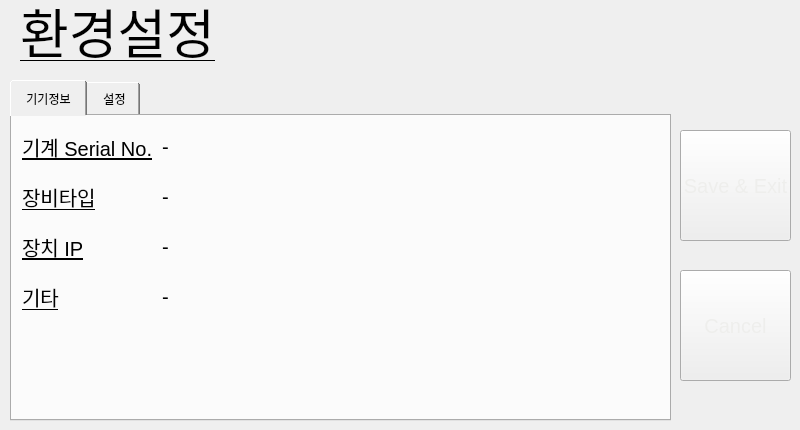
<?xml version="1.0" encoding="UTF-8"?>
<ui version="4.0">
 <class>page_setting</class>
 <widget class="QWidget" name="page_setting">
  <property name="geometry">
   <rect>
    <x>0</x>
    <y>0</y>
    <width>800</width>
    <height>430</height>
   </rect>
  </property>
  <property name="windowTitle">
   <string>Form</string>
  </property>
  <widget class="QPushButton" name="btn_country_19">
   <property name="geometry">
    <rect>
     <x>197</x>
     <y>579</y>
     <width>72</width>
     <height>48</height>
    </rect>
   </property>
   <property name="text">
    <string/>
   </property>
   <property name="icon">
    <iconset>
     <normaloff>:/new/prefix1/image/countryFlag/korea.PNG</normaloff>:/new/prefix1/image/countryFlag/korea.PNG</iconset>
   </property>
   <property name="iconSize">
    <size>
     <width>60</width>
     <height>40</height>
    </size>
   </property>
   <property name="checkable">
    <bool>true</bool>
   </property>
  </widget>
  <widget class="QPushButton" name="btn_country_20">
   <property name="geometry">
    <rect>
     <x>275</x>
     <y>579</y>
     <width>72</width>
     <height>48</height>
    </rect>
   </property>
   <property name="text">
    <string/>
   </property>
   <property name="icon">
    <iconset>
     <normaloff>:/new/prefix1/image/countryFlag/korea.PNG</normaloff>:/new/prefix1/image/countryFlag/korea.PNG</iconset>
   </property>
   <property name="iconSize">
    <size>
     <width>60</width>
     <height>40</height>
    </size>
   </property>
   <property name="checkable">
    <bool>true</bool>
   </property>
  </widget>
  <widget class="QPushButton" name="btn_country_21">
   <property name="geometry">
    <rect>
     <x>353</x>
     <y>579</y>
     <width>72</width>
     <height>48</height>
    </rect>
   </property>
   <property name="text">
    <string/>
   </property>
   <property name="icon">
    <iconset>
     <normaloff>:/new/prefix1/image/countryFlag/korea.PNG</normaloff>:/new/prefix1/image/countryFlag/korea.PNG</iconset>
   </property>
   <property name="iconSize">
    <size>
     <width>60</width>
     <height>40</height>
    </size>
   </property>
   <property name="checkable">
    <bool>true</bool>
   </property>
  </widget>
  <widget class="QPushButton" name="btn_country_22">
   <property name="geometry">
    <rect>
     <x>431</x>
     <y>579</y>
     <width>72</width>
     <height>48</height>
    </rect>
   </property>
   <property name="text">
    <string/>
   </property>
   <property name="icon">
    <iconset>
     <normaloff>:/new/prefix1/image/countryFlag/korea.PNG</normaloff>:/new/prefix1/image/countryFlag/korea.PNG</iconset>
   </property>
   <property name="iconSize">
    <size>
     <width>60</width>
     <height>40</height>
    </size>
   </property>
   <property name="checkable">
    <bool>true</bool>
   </property>
  </widget>
  <widget class="QPushButton" name="btn_country_23">
   <property name="geometry">
    <rect>
     <x>509</x>
     <y>579</y>
     <width>72</width>
     <height>48</height>
    </rect>
   </property>
   <property name="text">
    <string/>
   </property>
   <property name="icon">
    <iconset>
     <normaloff>:/new/prefix1/image/countryFlag/korea.PNG</normaloff>:/new/prefix1/image/countryFlag/korea.PNG</iconset>
   </property>
   <property name="iconSize">
    <size>
     <width>60</width>
     <height>40</height>
    </size>
   </property>
   <property name="checkable">
    <bool>true</bool>
   </property>
  </widget>
  <widget class="QPushButton" name="btn_country_24">
   <property name="geometry">
    <rect>
     <x>587</x>
     <y>579</y>
     <width>72</width>
     <height>48</height>
    </rect>
   </property>
   <property name="text">
    <string/>
   </property>
   <property name="icon">
    <iconset>
     <normaloff>:/new/prefix1/image/countryFlag/korea.PNG</normaloff>:/new/prefix1/image/countryFlag/korea.PNG</iconset>
   </property>
   <property name="iconSize">
    <size>
     <width>60</width>
     <height>40</height>
    </size>
   </property>
   <property name="checkable">
    <bool>true</bool>
   </property>
  </widget>
  <widget class="QPushButton" name="btn_country_25">
   <property name="geometry">
    <rect>
     <x>41</x>
     <y>633</y>
     <width>72</width>
     <height>48</height>
    </rect>
   </property>
   <property name="text">
    <string/>
   </property>
   <property name="icon">
    <iconset>
     <normaloff>:/new/prefix1/image/countryFlag/korea.PNG</normaloff>:/new/prefix1/image/countryFlag/korea.PNG</iconset>
   </property>
   <property name="iconSize">
    <size>
     <width>60</width>
     <height>40</height>
    </size>
   </property>
   <property name="checkable">
    <bool>true</bool>
   </property>
  </widget>
  <widget class="QPushButton" name="btn_country_26">
   <property name="geometry">
    <rect>
     <x>119</x>
     <y>633</y>
     <width>72</width>
     <height>48</height>
    </rect>
   </property>
   <property name="text">
    <string/>
   </property>
   <property name="icon">
    <iconset>
     <normaloff>:/new/prefix1/image/countryFlag/korea.PNG</normaloff>:/new/prefix1/image/countryFlag/korea.PNG</iconset>
   </property>
   <property name="iconSize">
    <size>
     <width>60</width>
     <height>40</height>
    </size>
   </property>
   <property name="checkable">
    <bool>true</bool>
   </property>
  </widget>
  <widget class="QPushButton" name="btn_country_27">
   <property name="geometry">
    <rect>
     <x>197</x>
     <y>633</y>
     <width>72</width>
     <height>48</height>
    </rect>
   </property>
   <property name="text">
    <string/>
   </property>
   <property name="icon">
    <iconset>
     <normaloff>:/new/prefix1/image/countryFlag/korea.PNG</normaloff>:/new/prefix1/image/countryFlag/korea.PNG</iconset>
   </property>
   <property name="iconSize">
    <size>
     <width>60</width>
     <height>40</height>
    </size>
   </property>
   <property name="checkable">
    <bool>true</bool>
   </property>
  </widget>
  <widget class="QListWidget" name="listWidget">
   <property name="geometry">
    <rect>
     <x>390</x>
     <y>500</y>
     <width>341</width>
     <height>151</height>
    </rect>
   </property>
   <property name="styleSheet">
    <string notr="true">QScrollBar:vertical {              
        border: 1px solid #999999;   
    background:white;
        width:30px;    
        margin: 0px 0px 0px 0px;
    }

    QScrollBar::handle:vertical {
        background: qlineargradient(x1:0, y1:0, x2:1, y2:0,
        stop: 0 rgb(32, 47, 130), stop: 0.5 rgb(32, 47, 130), stop:1 rgb(32, 47, 130));
        min-height: 0px;
    }
    QScrollBar::add-line:vertical {
        background: qlineargradient(x1:0, y1:0, x2:1, y2:0,
        stop: 0 rgb(32, 47, 130), stop: 0.5 rgb(32, 47, 130),  stop:1 rgb(32, 47, 130));
        height: 0px;
        subcontrol-position: bottom;
        subcontrol-origin: margin;
    }
    QScrollBar::sub-line:vertical {
        background: qlineargradient(x1:0, y1:0, x2:1, y2:0,
        stop: 0  rgb(32, 47, 130), stop: 0.5 rgb(32, 47, 130),  stop:1 rgb(32, 47, 130));
        height: 0 px;
        subcontrol-position: top;
        subcontrol-origin: margin;
    }
</string>
   </property>
   <property name="spacing">
    <number>30</number>
   </property>
   <property name="viewMode">
    <enum>QListView::IconMode</enum>
   </property>
  </widget>
  <widget class="QPushButton" name="btn_saveexit">
   <property name="geometry">
    <rect>
     <x>680</x>
     <y>130</y>
     <width>111</width>
     <height>111</height>
    </rect>
   </property>
   <property name="font">
    <font>
     <pointsize>15</pointsize>
    </font>
   </property>
   <property name="focusPolicy">
    <enum>Qt::NoFocus</enum>
   </property>
   <property name="styleSheet">
    <string notr="true">border-image: url(:/image/base7.png);
color: rgb(238, 238, 236);</string>
   </property>
   <property name="text">
    <string>Save &amp;&amp; Exit</string>
   </property>
  </widget>
  <widget class="QPushButton" name="btn_cancelsetting">
   <property name="geometry">
    <rect>
     <x>680</x>
     <y>270</y>
     <width>111</width>
     <height>111</height>
    </rect>
   </property>
   <property name="font">
    <font>
     <pointsize>15</pointsize>
    </font>
   </property>
   <property name="focusPolicy">
    <enum>Qt::NoFocus</enum>
   </property>
   <property name="styleSheet">
    <string notr="true">border-image: url(:/image/base7.png);
color: rgb(238, 238, 236);</string>
   </property>
   <property name="text">
    <string>Cancel</string>
   </property>
  </widget>
  <widget class="QPushButton" name="btn_country_2">
   <property name="geometry">
    <rect>
     <x>119</x>
     <y>471</y>
     <width>72</width>
     <height>48</height>
    </rect>
   </property>
   <property name="text">
    <string/>
   </property>
   <property name="icon">
    <iconset resource="image.qrc">
     <normaloff>:/image/countryFlag/colombia.PNG</normaloff>:/image/countryFlag/colombia.PNG</iconset>
   </property>
   <property name="iconSize">
    <size>
     <width>60</width>
     <height>40</height>
    </size>
   </property>
   <property name="checkable">
    <bool>true</bool>
   </property>
  </widget>
  <widget class="QPushButton" name="btn_country_15">
   <property name="geometry">
    <rect>
     <x>509</x>
     <y>525</y>
     <width>72</width>
     <height>48</height>
    </rect>
   </property>
   <property name="text">
    <string/>
   </property>
   <property name="icon">
    <iconset>
     <normaloff>:/new/prefix1/image/countryFlag/korea.PNG</normaloff>:/new/prefix1/image/countryFlag/korea.PNG</iconset>
   </property>
   <property name="iconSize">
    <size>
     <width>60</width>
     <height>40</height>
    </size>
   </property>
   <property name="checkable">
    <bool>true</bool>
   </property>
  </widget>
  <widget class="QPushButton" name="btn_country_10">
   <property name="geometry">
    <rect>
     <x>119</x>
     <y>525</y>
     <width>72</width>
     <height>48</height>
    </rect>
   </property>
   <property name="text">
    <string/>
   </property>
   <property name="icon">
    <iconset>
     <normaloff>:/new/prefix1/image/countryFlag/korea.PNG</normaloff>:/new/prefix1/image/countryFlag/korea.PNG</iconset>
   </property>
   <property name="iconSize">
    <size>
     <width>60</width>
     <height>40</height>
    </size>
   </property>
   <property name="checkable">
    <bool>true</bool>
   </property>
  </widget>
  <widget class="QPushButton" name="btn_country_3">
   <property name="geometry">
    <rect>
     <x>197</x>
     <y>471</y>
     <width>72</width>
     <height>48</height>
    </rect>
   </property>
   <property name="text">
    <string/>
   </property>
   <property name="icon">
    <iconset>
     <normaloff>:/new/prefix1/image/countryFlag/korea.PNG</normaloff>:/new/prefix1/image/countryFlag/korea.PNG</iconset>
   </property>
   <property name="iconSize">
    <size>
     <width>60</width>
     <height>40</height>
    </size>
   </property>
   <property name="checkable">
    <bool>true</bool>
   </property>
  </widget>
  <widget class="QPushButton" name="btn_country_7">
   <property name="geometry">
    <rect>
     <x>509</x>
     <y>471</y>
     <width>72</width>
     <height>48</height>
    </rect>
   </property>
   <property name="text">
    <string/>
   </property>
   <property name="icon">
    <iconset>
     <normaloff>:/new/prefix1/image/countryFlag/korea.PNG</normaloff>:/new/prefix1/image/countryFlag/korea.PNG</iconset>
   </property>
   <property name="iconSize">
    <size>
     <width>60</width>
     <height>40</height>
    </size>
   </property>
   <property name="checkable">
    <bool>true</bool>
   </property>
  </widget>
  <widget class="QPushButton" name="btn_country_5">
   <property name="geometry">
    <rect>
     <x>353</x>
     <y>471</y>
     <width>72</width>
     <height>48</height>
    </rect>
   </property>
   <property name="text">
    <string/>
   </property>
   <property name="icon">
    <iconset>
     <normaloff>:/new/prefix1/image/countryFlag/korea.PNG</normaloff>:/new/prefix1/image/countryFlag/korea.PNG</iconset>
   </property>
   <property name="iconSize">
    <size>
     <width>60</width>
     <height>40</height>
    </size>
   </property>
   <property name="checkable">
    <bool>true</bool>
   </property>
  </widget>
  <widget class="QPushButton" name="btn_country_1">
   <property name="geometry">
    <rect>
     <x>41</x>
     <y>471</y>
     <width>72</width>
     <height>48</height>
    </rect>
   </property>
   <property name="text">
    <string/>
   </property>
   <property name="icon">
    <iconset resource="image.qrc">
     <normaloff>:/image/countryFlag/korea.PNG</normaloff>:/image/countryFlag/korea.PNG</iconset>
   </property>
   <property name="iconSize">
    <size>
     <width>60</width>
     <height>40</height>
    </size>
   </property>
   <property name="checkable">
    <bool>true</bool>
   </property>
  </widget>
  <widget class="QPushButton" name="btn_country_6">
   <property name="geometry">
    <rect>
     <x>431</x>
     <y>471</y>
     <width>72</width>
     <height>48</height>
    </rect>
   </property>
   <property name="text">
    <string/>
   </property>
   <property name="icon">
    <iconset>
     <normaloff>:/new/prefix1/image/countryFlag/korea.PNG</normaloff>:/new/prefix1/image/countryFlag/korea.PNG</iconset>
   </property>
   <property name="iconSize">
    <size>
     <width>60</width>
     <height>40</height>
    </size>
   </property>
   <property name="checkable">
    <bool>true</bool>
   </property>
  </widget>
  <widget class="QPushButton" name="btn_country_12">
   <property name="geometry">
    <rect>
     <x>275</x>
     <y>525</y>
     <width>72</width>
     <height>48</height>
    </rect>
   </property>
   <property name="text">
    <string/>
   </property>
   <property name="icon">
    <iconset>
     <normaloff>:/new/prefix1/image/countryFlag/korea.PNG</normaloff>:/new/prefix1/image/countryFlag/korea.PNG</iconset>
   </property>
   <property name="iconSize">
    <size>
     <width>60</width>
     <height>40</height>
    </size>
   </property>
   <property name="checkable">
    <bool>true</bool>
   </property>
  </widget>
  <widget class="QPushButton" name="btn_country_18">
   <property name="geometry">
    <rect>
     <x>119</x>
     <y>579</y>
     <width>72</width>
     <height>48</height>
    </rect>
   </property>
   <property name="text">
    <string/>
   </property>
   <property name="icon">
    <iconset>
     <normaloff>:/new/prefix1/image/countryFlag/korea.PNG</normaloff>:/new/prefix1/image/countryFlag/korea.PNG</iconset>
   </property>
   <property name="iconSize">
    <size>
     <width>60</width>
     <height>40</height>
    </size>
   </property>
   <property name="checkable">
    <bool>true</bool>
   </property>
  </widget>
  <widget class="QPushButton" name="btn_country_13">
   <property name="geometry">
    <rect>
     <x>353</x>
     <y>525</y>
     <width>72</width>
     <height>48</height>
    </rect>
   </property>
   <property name="text">
    <string/>
   </property>
   <property name="icon">
    <iconset>
     <normaloff>:/new/prefix1/image/countryFlag/korea.PNG</normaloff>:/new/prefix1/image/countryFlag/korea.PNG</iconset>
   </property>
   <property name="iconSize">
    <size>
     <width>60</width>
     <height>40</height>
    </size>
   </property>
   <property name="checkable">
    <bool>true</bool>
   </property>
  </widget>
  <widget class="QPushButton" name="btn_country_14">
   <property name="geometry">
    <rect>
     <x>431</x>
     <y>525</y>
     <width>72</width>
     <height>48</height>
    </rect>
   </property>
   <property name="text">
    <string/>
   </property>
   <property name="icon">
    <iconset>
     <normaloff>:/new/prefix1/image/countryFlag/korea.PNG</normaloff>:/new/prefix1/image/countryFlag/korea.PNG</iconset>
   </property>
   <property name="iconSize">
    <size>
     <width>60</width>
     <height>40</height>
    </size>
   </property>
   <property name="checkable">
    <bool>true</bool>
   </property>
  </widget>
  <widget class="QPushButton" name="btn_country_8">
   <property name="geometry">
    <rect>
     <x>587</x>
     <y>471</y>
     <width>72</width>
     <height>48</height>
    </rect>
   </property>
   <property name="text">
    <string/>
   </property>
   <property name="icon">
    <iconset>
     <normaloff>:/new/prefix1/image/countryFlag/korea.PNG</normaloff>:/new/prefix1/image/countryFlag/korea.PNG</iconset>
   </property>
   <property name="iconSize">
    <size>
     <width>60</width>
     <height>40</height>
    </size>
   </property>
   <property name="checkable">
    <bool>true</bool>
   </property>
  </widget>
  <widget class="QPushButton" name="btn_country_16">
   <property name="geometry">
    <rect>
     <x>587</x>
     <y>525</y>
     <width>72</width>
     <height>48</height>
    </rect>
   </property>
   <property name="text">
    <string/>
   </property>
   <property name="icon">
    <iconset>
     <normaloff>:/new/prefix1/image/countryFlag/korea.PNG</normaloff>:/new/prefix1/image/countryFlag/korea.PNG</iconset>
   </property>
   <property name="iconSize">
    <size>
     <width>60</width>
     <height>40</height>
    </size>
   </property>
   <property name="checkable">
    <bool>true</bool>
   </property>
  </widget>
  <widget class="QPushButton" name="btn_country_11">
   <property name="geometry">
    <rect>
     <x>197</x>
     <y>525</y>
     <width>72</width>
     <height>48</height>
    </rect>
   </property>
   <property name="text">
    <string/>
   </property>
   <property name="icon">
    <iconset>
     <normaloff>:/new/prefix1/image/countryFlag/korea.PNG</normaloff>:/new/prefix1/image/countryFlag/korea.PNG</iconset>
   </property>
   <property name="iconSize">
    <size>
     <width>60</width>
     <height>40</height>
    </size>
   </property>
   <property name="checkable">
    <bool>true</bool>
   </property>
  </widget>
  <widget class="QPushButton" name="btn_country_9">
   <property name="geometry">
    <rect>
     <x>41</x>
     <y>525</y>
     <width>72</width>
     <height>48</height>
    </rect>
   </property>
   <property name="text">
    <string/>
   </property>
   <property name="icon">
    <iconset>
     <normaloff>:/new/prefix1/image/countryFlag/korea.PNG</normaloff>:/new/prefix1/image/countryFlag/korea.PNG</iconset>
   </property>
   <property name="iconSize">
    <size>
     <width>60</width>
     <height>40</height>
    </size>
   </property>
   <property name="checkable">
    <bool>true</bool>
   </property>
  </widget>
  <widget class="QPushButton" name="btn_country_17">
   <property name="geometry">
    <rect>
     <x>41</x>
     <y>579</y>
     <width>72</width>
     <height>48</height>
    </rect>
   </property>
   <property name="text">
    <string/>
   </property>
   <property name="icon">
    <iconset>
     <normaloff>:/new/prefix1/image/countryFlag/korea.PNG</normaloff>:/new/prefix1/image/countryFlag/korea.PNG</iconset>
   </property>
   <property name="iconSize">
    <size>
     <width>60</width>
     <height>40</height>
    </size>
   </property>
   <property name="checkable">
    <bool>true</bool>
   </property>
  </widget>
  <widget class="QPushButton" name="btn_country_4">
   <property name="geometry">
    <rect>
     <x>275</x>
     <y>471</y>
     <width>72</width>
     <height>48</height>
    </rect>
   </property>
   <property name="text">
    <string/>
   </property>
   <property name="icon">
    <iconset>
     <normaloff>:/new/prefix1/image/countryFlag/korea.PNG</normaloff>:/new/prefix1/image/countryFlag/korea.PNG</iconset>
   </property>
   <property name="iconSize">
    <size>
     <width>60</width>
     <height>40</height>
    </size>
   </property>
   <property name="checkable">
    <bool>true</bool>
   </property>
  </widget>
  <widget class="QLabel" name="label_3">
   <property name="geometry">
    <rect>
     <x>20</x>
     <y>0</y>
     <width>321</width>
     <height>61</height>
    </rect>
   </property>
   <property name="font">
    <font>
     <pointsize>40</pointsize>
     <weight>50</weight>
     <bold>false</bold>
     <underline>true</underline>
    </font>
   </property>
   <property name="text">
    <string>환경설정</string>
   </property>
  </widget>
  <widget class="QTabWidget" name="tabWidget">
   <property name="geometry">
    <rect>
     <x>10</x>
     <y>80</y>
     <width>661</width>
     <height>341</height>
    </rect>
   </property>
   <property name="styleSheet">
    <string notr="true">QTabBar:tab { 
	padding: 12px 16px 10px 16px;
} 
</string>
   </property>
   <property name="currentIndex">
    <number>0</number>
   </property>
   <widget class="QWidget" name="tab">
    <attribute name="title">
     <string>기기정보</string>
    </attribute>
    <widget class="QLabel" name="lbl_serial">
     <property name="geometry">
      <rect>
       <x>150</x>
       <y>10</y>
       <width>301</width>
       <height>41</height>
      </rect>
     </property>
     <property name="font">
      <font>
       <pointsize>15</pointsize>
       <weight>50</weight>
       <bold>false</bold>
       <underline>false</underline>
      </font>
     </property>
     <property name="text">
      <string notr="true">-</string>
     </property>
    </widget>
    <widget class="QLabel" name="label_4">
     <property name="geometry">
      <rect>
       <x>10</x>
       <y>10</y>
       <width>131</width>
       <height>41</height>
      </rect>
     </property>
     <property name="font">
      <font>
       <pointsize>15</pointsize>
       <weight>50</weight>
       <bold>false</bold>
       <underline>true</underline>
      </font>
     </property>
     <property name="text">
      <string>기계 Serial No.</string>
     </property>
    </widget>
    <widget class="QLabel" name="lbl_type">
     <property name="geometry">
      <rect>
       <x>150</x>
       <y>60</y>
       <width>301</width>
       <height>41</height>
      </rect>
     </property>
     <property name="font">
      <font>
       <pointsize>15</pointsize>
       <weight>50</weight>
       <bold>false</bold>
       <underline>false</underline>
      </font>
     </property>
     <property name="text">
      <string notr="true">-</string>
     </property>
    </widget>
    <widget class="QLabel" name="label_6">
     <property name="geometry">
      <rect>
       <x>10</x>
       <y>60</y>
       <width>131</width>
       <height>41</height>
      </rect>
     </property>
     <property name="font">
      <font>
       <pointsize>15</pointsize>
       <weight>50</weight>
       <bold>false</bold>
       <underline>true</underline>
      </font>
     </property>
     <property name="text">
      <string>장비타입</string>
     </property>
    </widget>
    <widget class="QLabel" name="lbl_ip">
     <property name="geometry">
      <rect>
       <x>150</x>
       <y>110</y>
       <width>301</width>
       <height>41</height>
      </rect>
     </property>
     <property name="font">
      <font>
       <pointsize>15</pointsize>
       <weight>50</weight>
       <bold>false</bold>
       <underline>false</underline>
      </font>
     </property>
     <property name="text">
      <string notr="true">-</string>
     </property>
    </widget>
    <widget class="QLabel" name="label_7">
     <property name="geometry">
      <rect>
       <x>10</x>
       <y>110</y>
       <width>131</width>
       <height>41</height>
      </rect>
     </property>
     <property name="font">
      <font>
       <pointsize>15</pointsize>
       <weight>50</weight>
       <bold>false</bold>
       <underline>true</underline>
      </font>
     </property>
     <property name="text">
      <string>장치 IP</string>
     </property>
    </widget>
    <widget class="QLabel" name="label_8">
     <property name="geometry">
      <rect>
       <x>10</x>
       <y>160</y>
       <width>131</width>
       <height>41</height>
      </rect>
     </property>
     <property name="font">
      <font>
       <pointsize>15</pointsize>
       <weight>50</weight>
       <bold>false</bold>
       <underline>true</underline>
      </font>
     </property>
     <property name="text">
      <string>기타</string>
     </property>
    </widget>
    <widget class="QLabel" name="lbl_etc">
     <property name="geometry">
      <rect>
       <x>150</x>
       <y>160</y>
       <width>301</width>
       <height>41</height>
      </rect>
     </property>
     <property name="font">
      <font>
       <pointsize>15</pointsize>
       <weight>50</weight>
       <bold>false</bold>
       <underline>false</underline>
      </font>
     </property>
     <property name="text">
      <string notr="true">-</string>
     </property>
    </widget>
   </widget>
   <widget class="QWidget" name="tab_2">
    <attribute name="title">
     <string>설정</string>
    </attribute>
    <widget class="QGroupBox" name="groupBox">
     <property name="geometry">
      <rect>
       <x>10</x>
       <y>10</y>
       <width>331</width>
       <height>281</height>
      </rect>
     </property>
     <property name="font">
      <font>
       <pointsize>18</pointsize>
       <weight>50</weight>
       <bold>false</bold>
      </font>
     </property>
     <property name="title">
      <string>장치관련설정</string>
     </property>
     <widget class="QLabel" name="label_2">
      <property name="geometry">
       <rect>
        <x>10</x>
        <y>40</y>
        <width>131</width>
        <height>41</height>
       </rect>
      </property>
      <property name="font">
       <font>
        <pointsize>15</pointsize>
        <weight>50</weight>
        <bold>false</bold>
       </font>
      </property>
      <property name="text">
       <string>언어설정</string>
      </property>
     </widget>
     <widget class="QComboBox" name="combo_language">
      <property name="geometry">
       <rect>
        <x>140</x>
        <y>40</y>
        <width>181</width>
        <height>41</height>
       </rect>
      </property>
      <property name="focusPolicy">
       <enum>Qt::NoFocus</enum>
      </property>
      <property name="styleSheet">
       <string notr="true">QComboBox QAbstractItemView::item { 
min-height: 100px; 
background-color: rgb(255, 255, 255);
color: rgb(0, 0, 0);
} 

</string>
      </property>
      <item>
       <property name="text">
        <string>한국어</string>
       </property>
      </item>
      <item>
       <property name="text">
        <string>영어</string>
       </property>
      </item>
     </widget>
     <widget class="QLabel" name="label_9">
      <property name="geometry">
       <rect>
        <x>10</x>
        <y>90</y>
        <width>131</width>
        <height>41</height>
       </rect>
      </property>
      <property name="font">
       <font>
        <pointsize>15</pointsize>
        <weight>50</weight>
        <bold>false</bold>
       </font>
      </property>
      <property name="text">
       <string>금고매수제한</string>
      </property>
     </widget>
     <widget class="QLabel" name="label_10">
      <property name="geometry">
       <rect>
        <x>10</x>
        <y>320</y>
        <width>131</width>
        <height>41</height>
       </rect>
      </property>
      <property name="font">
       <font>
        <pointsize>15</pointsize>
        <weight>50</weight>
        <bold>false</bold>
       </font>
      </property>
      <property name="text">
       <string>지문설정</string>
      </property>
     </widget>
     <widget class="QComboBox" name="combo_finger">
      <property name="geometry">
       <rect>
        <x>140</x>
        <y>320</y>
        <width>181</width>
        <height>41</height>
       </rect>
      </property>
      <property name="focusPolicy">
       <enum>Qt::NoFocus</enum>
      </property>
      <property name="styleSheet">
       <string notr="true">QComboBox QAbstractItemView::item { 
min-height: 100px; 
background-color: rgb(255, 255, 255);
} 

</string>
      </property>
      <item>
       <property name="text">
        <string>단독인증</string>
       </property>
      </item>
      <item>
       <property name="text">
        <string>네트워크인증</string>
       </property>
      </item>
     </widget>
     <widget class="QLineEdit" name="edit_cap">
      <property name="geometry">
       <rect>
        <x>140</x>
        <y>90</y>
        <width>181</width>
        <height>41</height>
       </rect>
      </property>
      <property name="styleSheet">
       <string notr="true">border-image: url(:/image/base5.png);</string>
      </property>
     </widget>
     <widget class="QPushButton" name="editbtn_cap">
      <property name="geometry">
       <rect>
        <x>140</x>
        <y>90</y>
        <width>181</width>
        <height>41</height>
       </rect>
      </property>
      <property name="font">
       <font>
        <pointsize>25</pointsize>
       </font>
      </property>
      <property name="focusPolicy">
       <enum>Qt::NoFocus</enum>
      </property>
      <property name="styleSheet">
       <string notr="true">QPushButton{
border:none;
background-color: rgb(255, 255, 255,0);}

QPushButton:checked{background-color: rgb(255, 255, 255,0);}</string>
      </property>
      <property name="text">
       <string/>
      </property>
     </widget>
     <widget class="QPushButton" name="pushButton">
      <property name="geometry">
       <rect>
        <x>140</x>
        <y>370</y>
        <width>181</width>
        <height>41</height>
       </rect>
      </property>
      <property name="text">
       <string>PushButton</string>
      </property>
     </widget>
     <widget class="QLabel" name="label_11">
      <property name="geometry">
       <rect>
        <x>10</x>
        <y>370</y>
        <width>131</width>
        <height>41</height>
       </rect>
      </property>
      <property name="font">
       <font>
        <pointsize>15</pointsize>
        <weight>50</weight>
        <bold>false</bold>
       </font>
      </property>
      <property name="text">
       <string>지문등록</string>
      </property>
     </widget>
    </widget>
    <widget class="QGroupBox" name="groupBox_2">
     <property name="geometry">
      <rect>
       <x>350</x>
       <y>10</y>
       <width>291</width>
       <height>281</height>
      </rect>
     </property>
     <property name="font">
      <font>
       <pointsize>18</pointsize>
       <weight>50</weight>
       <bold>false</bold>
      </font>
     </property>
     <property name="title">
      <string>통신관련설정</string>
     </property>
     <widget class="QLabel" name="label_5">
      <property name="geometry">
       <rect>
        <x>10</x>
        <y>30</y>
        <width>111</width>
        <height>41</height>
       </rect>
      </property>
      <property name="font">
       <font>
        <pointsize>15</pointsize>
       </font>
      </property>
      <property name="text">
       <string>장치 IP</string>
      </property>
      <property name="alignment">
       <set>Qt::AlignLeading|Qt::AlignLeft|Qt::AlignVCenter</set>
      </property>
     </widget>
     <widget class="QLineEdit" name="edit_IP">
      <property name="geometry">
       <rect>
        <x>20</x>
        <y>70</y>
        <width>261</width>
        <height>51</height>
       </rect>
      </property>
      <property name="font">
       <font>
        <pointsize>25</pointsize>
       </font>
      </property>
      <property name="cursor">
       <cursorShape>ArrowCursor</cursorShape>
      </property>
      <property name="mouseTracking">
       <bool>true</bool>
      </property>
      <property name="focusPolicy">
       <enum>Qt::NoFocus</enum>
      </property>
      <property name="acceptDrops">
       <bool>true</bool>
      </property>
      <property name="styleSheet">
       <string notr="true">border-image: url(:/image/base5.png);</string>
      </property>
      <property name="inputMask">
       <string notr="true">000.000.000.000</string>
      </property>
      <property name="text">
       <string notr="true">...</string>
      </property>
      <property name="cursorPosition">
       <number>15</number>
      </property>
      <property name="alignment">
       <set>Qt::AlignCenter</set>
      </property>
     </widget>
     <widget class="QPushButton" name="editbtn_ip">
      <property name="geometry">
       <rect>
        <x>20</x>
        <y>70</y>
        <width>261</width>
        <height>51</height>
       </rect>
      </property>
      <property name="font">
       <font>
        <pointsize>25</pointsize>
       </font>
      </property>
      <property name="focusPolicy">
       <enum>Qt::NoFocus</enum>
      </property>
      <property name="styleSheet">
       <string notr="true">QPushButton{
border:none;
background-color: rgb(255, 255, 255,0);}

QPushButton:checked{background-color: rgb(255, 255, 255,0);}</string>
      </property>
      <property name="text">
       <string/>
      </property>
     </widget>
    </widget>
   </widget>
  </widget>
  <zorder>btn_country_2</zorder>
  <zorder>btn_country_15</zorder>
  <zorder>btn_country_10</zorder>
  <zorder>btn_country_3</zorder>
  <zorder>btn_country_7</zorder>
  <zorder>btn_country_5</zorder>
  <zorder>btn_country_6</zorder>
  <zorder>btn_country_12</zorder>
  <zorder>btn_country_18</zorder>
  <zorder>btn_country_13</zorder>
  <zorder>btn_country_14</zorder>
  <zorder>btn_country_8</zorder>
  <zorder>btn_country_16</zorder>
  <zorder>btn_country_11</zorder>
  <zorder>btn_country_9</zorder>
  <zorder>btn_country_17</zorder>
  <zorder>btn_country_4</zorder>
  <zorder>btn_country_19</zorder>
  <zorder>btn_country_20</zorder>
  <zorder>btn_country_21</zorder>
  <zorder>btn_country_22</zorder>
  <zorder>btn_country_23</zorder>
  <zorder>btn_country_24</zorder>
  <zorder>btn_country_25</zorder>
  <zorder>btn_country_26</zorder>
  <zorder>btn_country_27</zorder>
  <zorder>btn_country_1</zorder>
  <zorder>listWidget</zorder>
  <zorder>btn_saveexit</zorder>
  <zorder>btn_cancelsetting</zorder>
  <zorder>label_3</zorder>
  <zorder>tabWidget</zorder>
 </widget>
 <resources>
  <include location="image.qrc"/>
 </resources>
 <connections/>
</ui>
